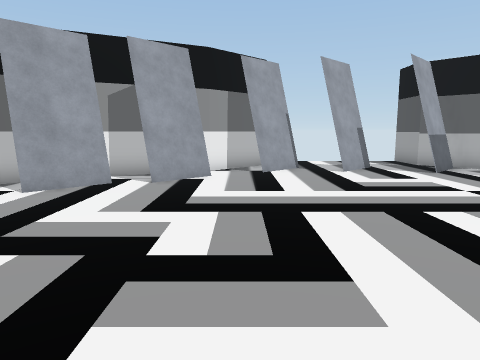
[1] (above)

16 first-person views from a walk through a 3-D level made in the Unity game engine. The camera is 1.3 m above the floor, tilts 8° down and sees 70° across. The floor is counted in squares, 1 m on a side. Each view is taken from the middle of a square. On the plan, view 1 faces up. The plan holds only what a view shows up to about 15 squares ahead; the rest is blank.

[2]
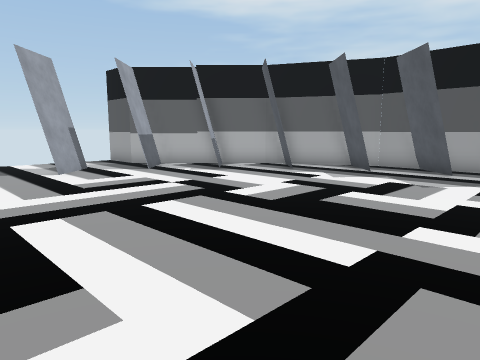

[3]
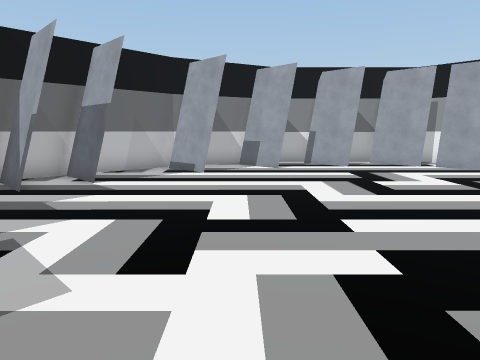

[4]
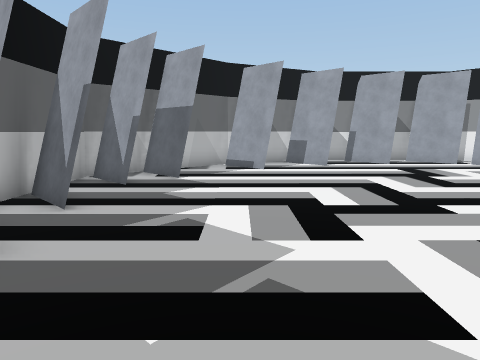

[5]
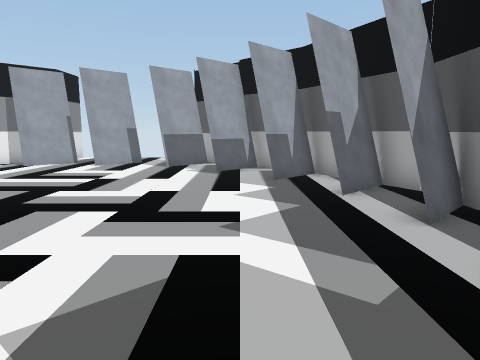

[6]
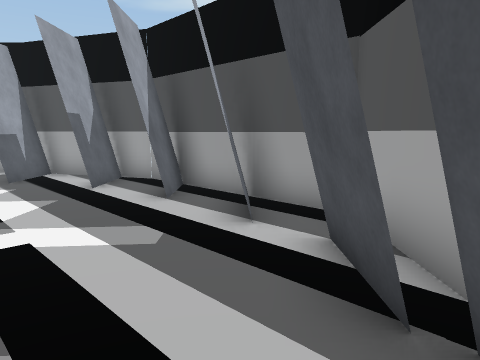

[7]
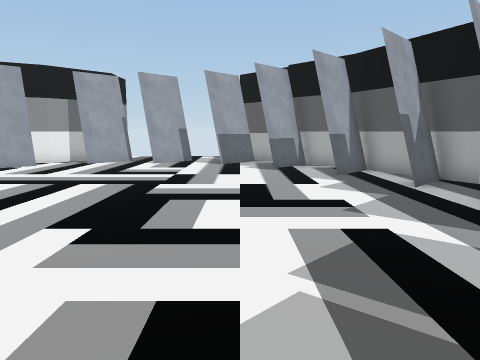

[8]
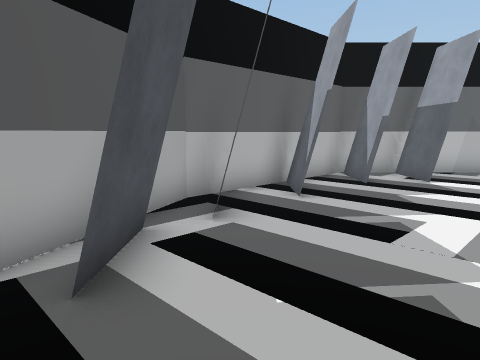

[9]
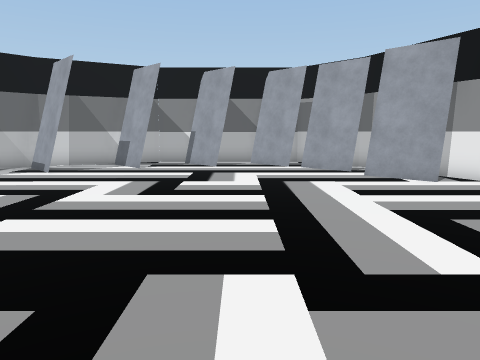

[10]
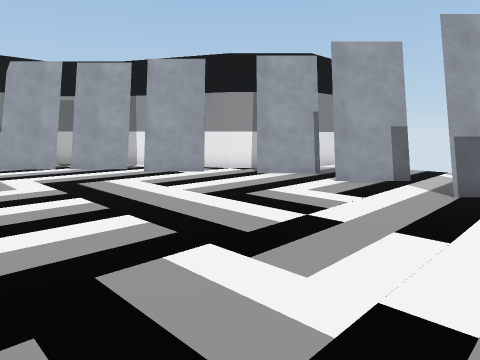

[11]
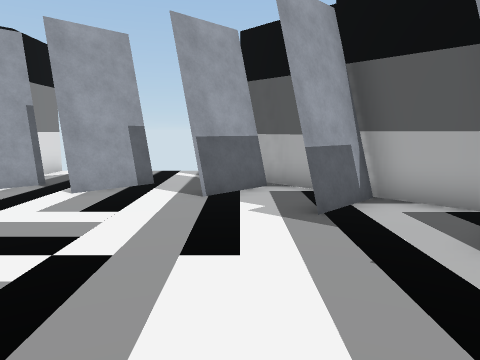

[12]
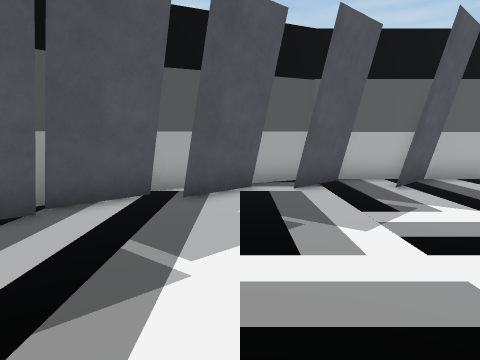

[13]
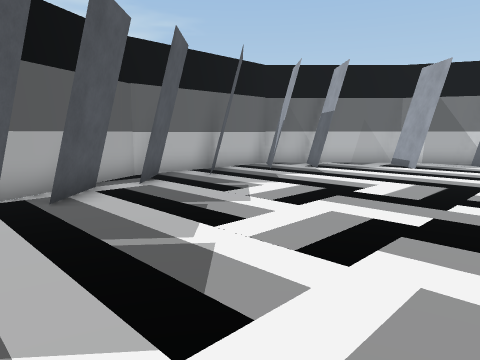

[14]
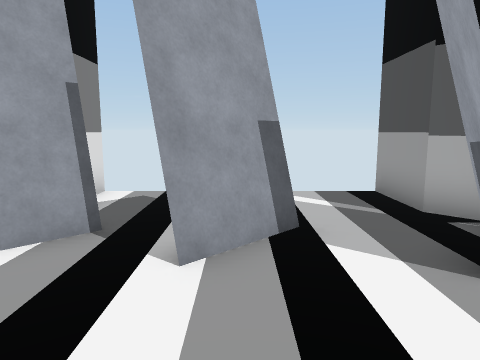

[15]
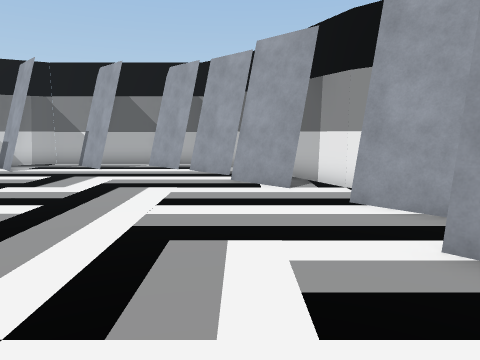

[16]
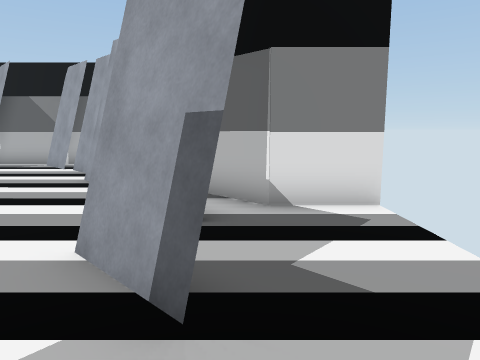

### Floor plan
Points are (right, up) in squares from view 1. A wall is a line through its corners. A room is listed if a view was taken in it or the views show most of it. See-through windows are left out.
Room 1 (views 1, 2, 3, 4, 5, 6, 7, 8, 9, 10, 11, 12, 13, 14, 15, 16)
walls: (12.3, 3.6) (13, 4.3); (12.4, 4) (12.8, 4.5); (10.4, -3.1) (12.8, -0.7); (13, 0) (13, 5.5) (11, 9.5) (7, 13.5) (7, 15.5); (1, 15.6) (1, 13.5) (-1, 11.5) (-5, 9.5) (-7, 7.5) (-7, 1.5) (-5, -2.5) (-1, -6.5) (5, -6.5) (8.9, -4.5)
objects: other object (-6, 1) to (-5, 2); other object (-6, 3) to (-5, 4); other object (-6, 6) to (-5, 7); other object (-5, -2) to (-3, -1); other object (-5, 8) to (-4, 9); other object (-2, -5) to (-1, -4); other object (-2, 9) to (-1, 10); other object (-1, -6) to (0, -5); other object (1, 11) to (2, 13); other object (2, -6) to (3, -5); other object (3, 11) to (5, 13); other object (4, -6) to (6, -5); other object (6, 11) to (7, 12); other object (8, 10) to (9, 10); other object (10, 8) to (11, 9); other object (11, 1) to (12, 1); other object (11, 3) to (12, 4); other object (11, 5) to (12, 6)

Positions as (right, up) in squares from view 1, and headings:
1: (0, 0), facing up
2: (0, 0), facing up-right
3: (8, 0), facing left
4: (9, -2), facing left
5: (9, -2), facing up
6: (8, -3), facing up-right
7: (7, -3), facing up
8: (9, -1), facing down-left
9: (8, 5), facing left
10: (8, 3), facing up-left
11: (7, 4), facing up
12: (7, 3), facing down
13: (10, 3), facing down-left
14: (4, 8), facing up
15: (7, 9), facing left
16: (7, 13), facing left
